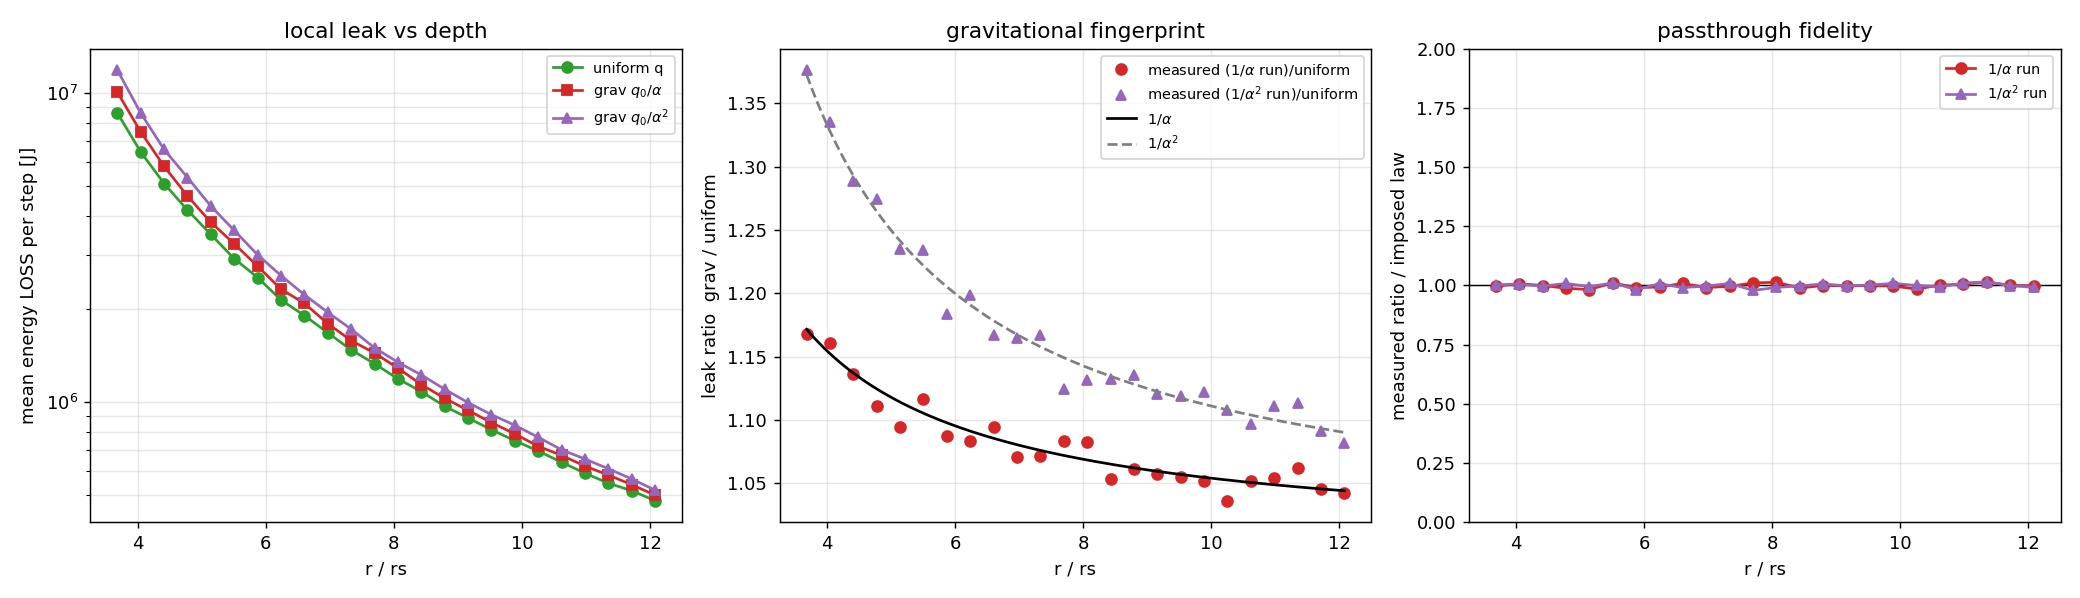

Here is the Python script that generated this plot:
# stew_redshift.py
# Does the register bleed carry a GRAVITATIONAL fingerprint?
# Make the register quantum dilate with depth:  q_eff(r) = q0 / alpha(r),  alpha = sqrt(1 - rs/r)
# (proper-time dilation of the substrate: deeper in the well, the register resolves fewer bits).
# Eccentric orbit so the particle samples a range of r. Measure per-step substrate energy kick,
# bin by r, and compare the GRAV-dilated run against a UNIFORM-quantum control on the same orbit.
# Dynamics: Paczynski-Wiita. Redshift factor: exact Schwarzschild (separate object).

import numpy as np, math
G=6.67430e-11; c=299792458.0; M_sun=1.98847e30; PLANCK_POWER=c**5/G

def phi_pw(M,r):
    rs=2*G*M/c**2;  return -G*M/(r-rs)
def accel_pw(M,rv):
    r=np.linalg.norm(rv); rs=2*G*M/c**2
    return -(G*M/(r-rs)**2)*(rv/r)
def energy(M,pos,vel,m=1.0):
    return 0.5*m*np.dot(vel,vel)+m*phi_pw(M,np.linalg.norm(pos))
def v_circ_pw(M,r):
    rs=2*G*M/c**2; return math.sqrt(G*M*r/(r-rs)**2)
def alpha_schw(M,r):                       # exact Schwarzschild redshift factor
    rs=2*G*M/c**2; return math.sqrt(max(1.0-rs/r, 1e-9))

def quant_trunc(x,SCALE):                  # biased truncation toward zero onto grid of size 1/SCALE
    return np.trunc(x*SCALE)/SCALE

def leap(M,pos,vel,dt):                    # one float leapfrog step (no snap)
    a=accel_pw(M,pos); vh=vel+0.5*dt*a; pn=pos+dt*vh; an=accel_pw(M,pn)
    return pn, vh+0.5*dt*an

def run_eccentric(M, rp_factor=3.5, k=1.10, steps_per_orbit=300, norbits=400,
                  base_fb=14, dilate=None):
    """
    Launch at PERIAPSIS r_p = rp_factor*rs with tangential v = k*v_circ(r_p), k>1,
    giving a bound strong-field ellipse so alpha(r) varies appreciably along the orbit.
    dilate=None      -> uniform quantum (control)
    dilate='inv_alpha'-> q_eff = q0/alpha(r)        (linear proper-time dilation)
    dilate='inv_a2'  -> q_eff = q0/alpha(r)^2       (dilation squared)
    Returns per-step (r, local substrate energy kick) plus orbit info.
    """
    rs=2*G*M/c**2; rp=rp_factor*rs
    pos=np.array([rp,0.0,0.0]); vel=np.array([0.0, k*v_circ_pw(M,rp), 0.0])
    P=2*math.pi*rp/np.linalg.norm(vel); dt=P/steps_per_orbit
    nsteps=steps_per_orbit*norbits
    SCALE0=float(1<<base_fb)
    pos=quant_trunc(pos,SCALE0); vel=quant_trunc(vel,SCALE0)

    r_rec=np.empty(nsteps); dE_rec=np.empty(nsteps)
    rmin=1e99; rmax=0.0
    for i in range(nsteps):
        r=np.linalg.norm(pos); rmin=min(rmin,r); rmax=max(rmax,r)
        # local register scale
        if dilate is None:                 SCALE=SCALE0
        elif dilate=='inv_alpha':          SCALE=SCALE0*alpha_schw(M,r)      # coarser deeper
        elif dilate=='inv_a2':             SCALE=SCALE0*alpha_schw(M,r)**2
        # paired local kick: float step vs grid-snapped step from the SAME pre-state
        pf,vf=leap(M,pos,vel,dt); E_f=energy(M,pf,vf)
        pq,vq=leap(M,pos,vel,dt); pq=quant_trunc(pq,SCALE); vq=quant_trunc(vq,SCALE)
        E_q=energy(M,pq,vq)
        r_rec[i]=r; dE_rec[i]=E_q-E_f      # substrate energy injected/removed this step
        pos,vel=pq,vq                      # advance on the grid
        if (not np.isfinite(r)) or r<1.05*rs:   # plunged
            r_rec=r_rec[:i+1]; dE_rec=dE_rec[:i+1]; break
    return dict(r=r_rec,dE=dE_rec,rs=rs,dt=dt,rmin=rmin,rmax=rmax,rp=rp,M=M,base_fb=base_fb)

def bin_by_r(res, nbins=24):
    r=res['r']; dE=res['dE']; rs=res['rs']
    lo,hi=r.min(),r.max()
    edges=np.linspace(lo,hi,nbins+1); ctr=0.5*(edges[:-1]+edges[1:])
    mean=np.full(nbins,np.nan)
    for k in range(nbins):
        m=(r>=edges[k])&(r<edges[k+1])
        if m.sum()>20: mean[k]=dE[m].mean()
    return ctr/rs, mean      # x in units of r/rs

if __name__=="__main__":
    M=10.0*M_sun; rs=2*G*M/c**2
    print(f"rs={rs:.3e} m,  Planck power={PLANCK_POWER:.3e} W\n")

    runs={}
    for tag,dil in (("uniform",None),("grav 1/alpha","inv_alpha"),("grav 1/alpha^2","inv_a2")):
        res=run_eccentric(M,dilate=dil)
        runs[tag]=res
        print(f"{tag:14s}: steps={len(res['r'])}  r range = [{res['rmin']/rs:.2f}, {res['rmax']/rs:.2f}] rs  "
              f"mean|dE|={np.mean(np.abs(res['dE'])):.3e} J")
    print()

    # bin each by r
    x_u,m_u  = bin_by_r(runs["uniform"])
    x_g,m_g  = bin_by_r(runs["grav 1/alpha"])
    x_g2,m_g2= bin_by_r(runs["grav 1/alpha^2"])

    def alpha_of(xr): return math.sqrt(max(1.0-1.0/xr,1e-9))

    # Strong test: each imposed law should recover ITSELF in the leak ratio vs the uniform control.
    def fingerprint(mg, label, power):
        xs=[]; meas=[]; pred=[]
        for xr,mu,mgi in zip(x_u,m_u,mg):
            if np.isfinite(mu) and np.isfinite(mgi) and abs(mu)>0:
                xs.append(xr); meas.append(mgi/mu); pred.append(1.0/alpha_of(xr)**power)
        meas=np.array(meas); pred=np.array(pred)
        A=np.vstack([pred,np.ones_like(pred)]).T
        slope,icpt=np.linalg.lstsq(A,meas,rcond=None)[0]
        R2=1-np.sum((meas-(slope*pred+icpt))**2)/np.sum((meas-meas.mean())**2)
        print(f"  {label:16s}: ratio ≈ {slope:.3f}·(1/α^{power}) + {icpt:.3f}   R²={R2:.3f}   "
              f"⟨meas/pred⟩={np.mean(meas/pred):.3f}±{np.std(meas/pred):.3f}")
        return np.array(xs),meas,pred

    print("=== fingerprint test: does each run's leak/uniform recover its OWN imposed law? ===")
    xg,meas_g,pred_g   = fingerprint(m_g,  "grav 1/alpha",   1)
    xg2,meas_g2,pred_g2= fingerprint(m_g2, "grav 1/alpha^2", 2)

    # cross-check: does the 1/alpha run accidentally look like 1/alpha^2 instead?
    print("\n=== cross-check (1/alpha run scored against the WRONG law 1/alpha^2) ===")
    _=fingerprint(m_g, "grav 1/alpha", 2)

    # plots
    import matplotlib; matplotlib.use("Agg"); import matplotlib.pyplot as plt
    fig,ax=plt.subplots(1,3,figsize=(16,4.6))
    ax[0].plot(x_u,-m_u,'o-',label='uniform q',color='tab:green')
    ax[0].plot(x_g,-m_g,'s-',label=r'grav $q_0/\alpha$',color='tab:red')
    ax[0].plot(x_g2,-m_g2,'^-',label=r'grav $q_0/\alpha^2$',color='tab:purple')
    ax[0].set_xlabel('r / rs'); ax[0].set_ylabel('mean energy LOSS per step [J]')
    ax[0].set_title('local leak vs depth'); ax[0].set_yscale('log'); ax[0].legend(fontsize=8); ax[0].grid(alpha=0.3,which='both')

    ax[1].plot(xg,meas_g,'o',color='tab:red',label=r'measured ($1/\alpha$ run)/uniform')
    ax[1].plot(xg2,meas_g2,'^',color='tab:purple',label=r'measured ($1/\alpha^2$ run)/uniform')
    xx=np.linspace(min(xg),max(xg),200)
    ax[1].plot(xx,1/np.sqrt(1-1/xx),'-',color='k',label=r'$1/\alpha$')
    ax[1].plot(xx,1/(1-1/xx),'--',color='tab:gray',label=r'$1/\alpha^2$')
    ax[1].set_xlabel('r / rs'); ax[1].set_ylabel('leak ratio  grav / uniform')
    ax[1].set_title('gravitational fingerprint'); ax[1].legend(fontsize=8); ax[1].grid(alpha=0.3)

    # residual: measured/predicted should sit flat at 1 if passthrough is linear
    ax[2].axhline(1.0,color='k',lw=0.8)
    ax[2].plot(xg,meas_g/pred_g,'o-',color='tab:red',label=r'$1/\alpha$ run')
    ax[2].plot(xg2,meas_g2/pred_g2,'^-',color='tab:purple',label=r'$1/\alpha^2$ run')
    ax[2].set_xlabel('r / rs'); ax[2].set_ylabel('measured ratio / imposed law')
    ax[2].set_title('passthrough fidelity'); ax[2].legend(fontsize=8); ax[2].grid(alpha=0.3)
    ax[2].set_ylim(0,2)

    plt.tight_layout(); plt.savefig("/home/claude/stew_redshift.png",dpi=130)
    print("\nsaved /home/claude/stew_redshift.png")
